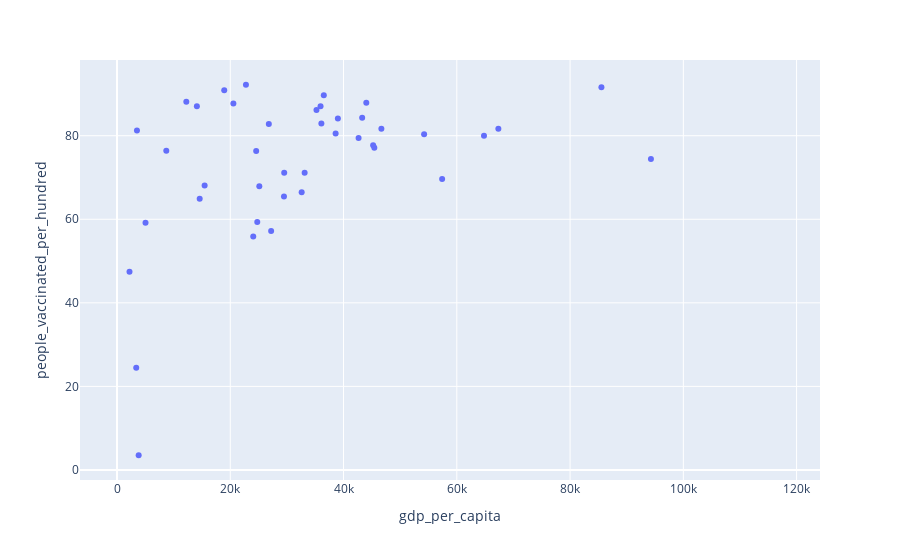

Notebook code for this chart:
### Code cell
fig = px.scatter(test_df, x="gdp_per_capita", y="people_vaccinated_per_hundred")
fig.show()

### Figure 1 — Plotly figure (JSON) as saved in the notebook; plotly's stock layout.template omitted (floating-point values rounded to 4 significant figures; data arrays with more than 128 entries replaced by an {"elided": "..."} marker saying what was removed)
{"data": [{"hovertemplate": "gdp_per_capita=%{x}<br>people_vaccinated_per_hundred=%{y}<extra></extra>", "legendgroup": "", "marker": {"color": "#636efa", "symbol": "circle"}, "mode": "markers", "name": "", "orientation": "v", "showlegend": false, "type": "scatter", "x": {"elided": "179 float values"}, "xaxis": "x", "y": {"elided": "179 float values"}, "yaxis": "y"}], "layout": {"legend": {"tracegroupgap": 0}, "margin": {"t": 60}, "xaxis": {"anchor": "y", "domain": [0, 1], "title": {"text": "gdp_per_capita"}}, "yaxis": {"anchor": "x", "domain": [0, 1], "title": {"text": "people_vaccinated_per_hundred"}}}}
